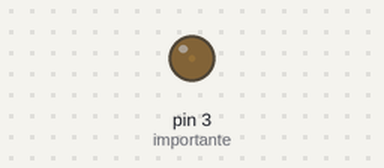
A sketch run on a simulated Arduino Uno, built with avr-gcc and run on an emulated ATmega328P. Parts: output pins drawn as LEDs (lit = HIGH).

Above: at 0.15 s.
At 12.75 s:
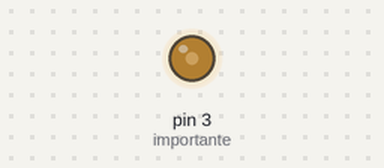
At 19.77 s:
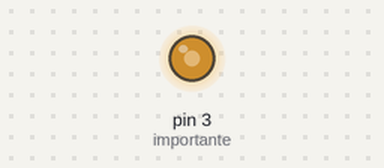
At 39.61 s:
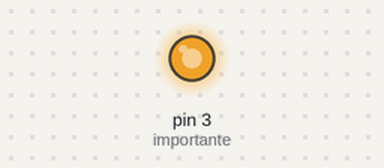
Timing chart, 0 to 40.0 s (numbered marks = the images above):
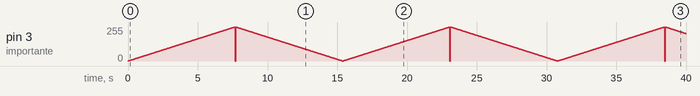

The sketch:

pwmLed.ino
```cpp
/*
   EXEMPLO DE USO PWM
   EXEMPLO 1 : CONTROLE DE VELOCIDADE DE UM MOTOR DC
   @author
*/


int efeito = 30;


void setup() {
  pinMode(3, OUTPUT); // importante!!! (saída PWM~)

}

void loop() {
  for (int i = 0; i < 256; i++) {
    analogWrite(3, i); //PWM 0A 225
    delay (efeito);
  }

  for (int i = 256; i >= 0; i--) {
    analogWrite(3, i); //PWM 0A 225
    delay (efeito);
  }
}
```
